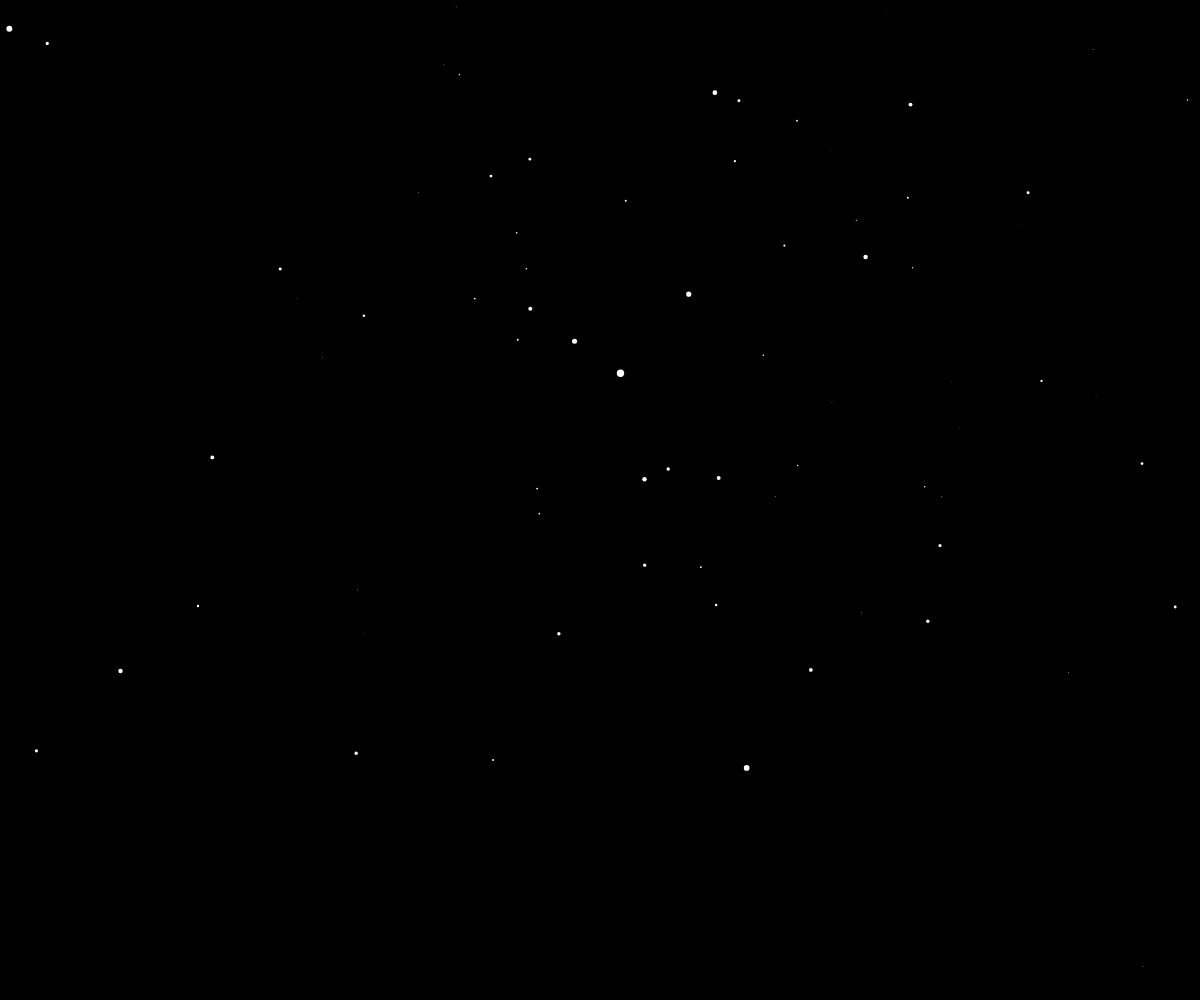
Frame 1 (no input)
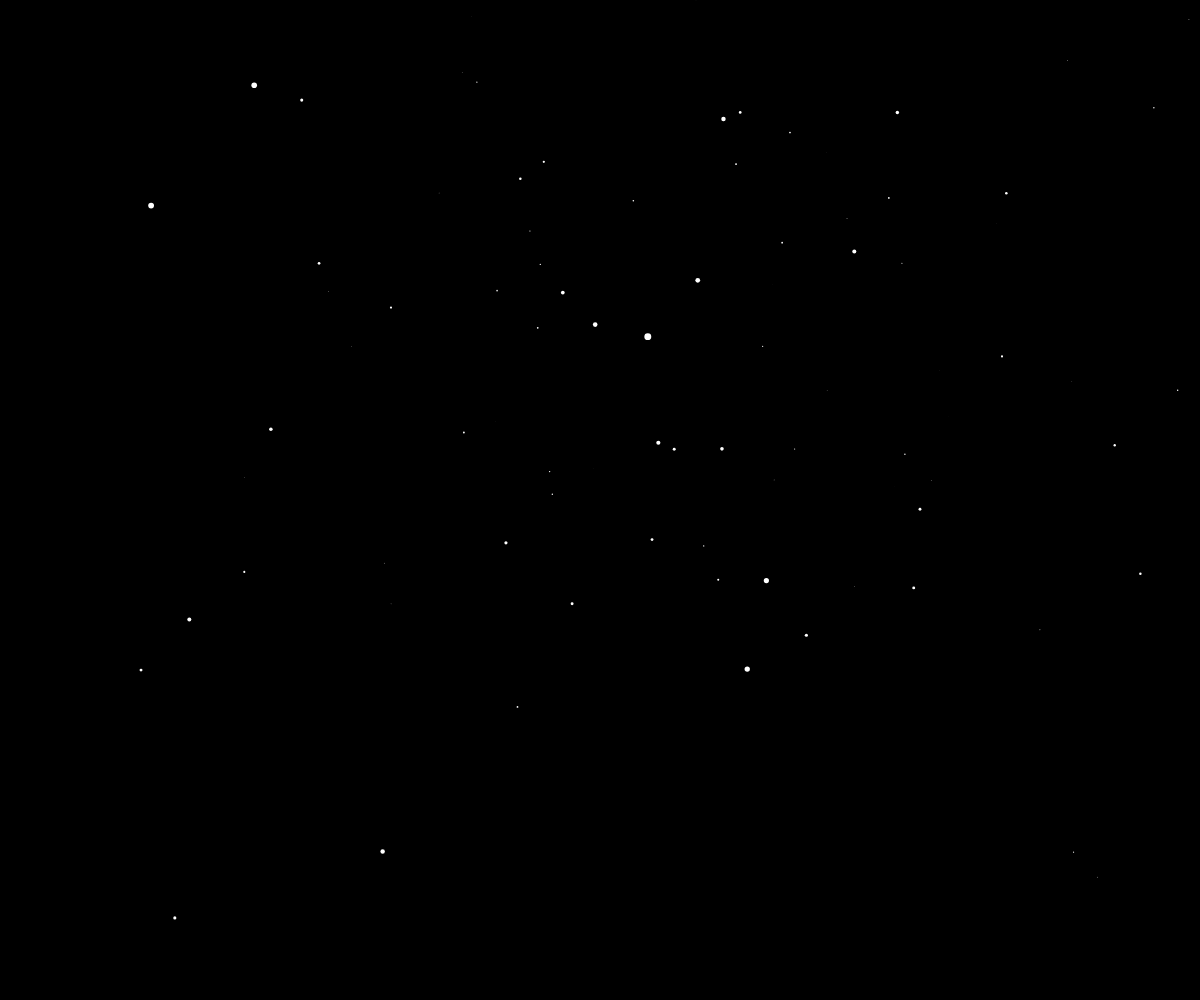
Frame 60 (no input)
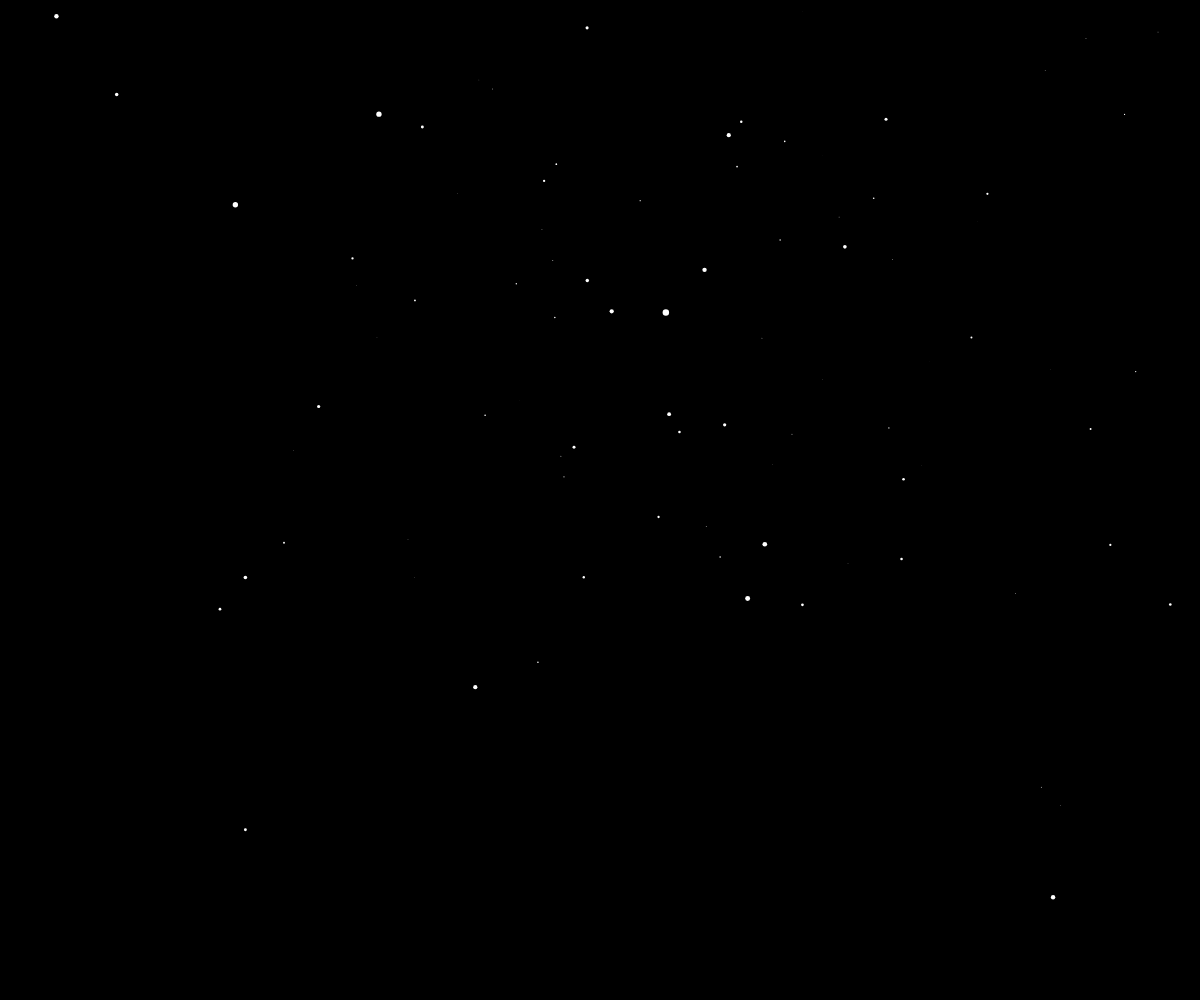
Frame 120 (the mouse pressed at the canvas centre since frame 60)

The p5.js sketch that drew these frames (run headless with seeded random() and noise() and a simulated clock; from frame 60 on, the mouse is pressed at the canvas centre):

// p5.js sketch
// ── sketch.js
let stars = []
wid = 1500
heig = 400
let starsNumber = parseInt(wid*heig/3000)
starsNumber = 200
// console.log(starsNumber)
let minSize = 0.5
let maxSize = 10
let minOpacity = 50
let maxOpacity = 200

function windowResized() {
  resizeCanvas(windowWidth, windowHeight)
}

function setup() {
	
	canvas = createCanvas(windowWidth, windowHeight)
  canvas.position(0,0,  'fixed')
  canvas.style('z-index', '-1')
  
	for (let i = 0; i < starsNumber; i++) {
		const temp = new Star()
		stars.push(temp)
	}
}

function draw() {
  
	translate(wid / 2, heig / 2)
	background('#000')
  
  fill(255)
	for (let i = 0; i < stars.length; i++) {
		stars[i].update(-1)
		stars[i].show()
	}
}

class Star {
  constructor() {
      this.x = random(-width / 2, width / 2)
      this.y = random(-width / 2, width / 2)
      this.z = random(0, width)

      this.r = 25 + random(-2, 3)
      this.isMiss = false
      
      this.randomSize = random(minSize, maxSize)
      this.rOpacity = map(this.randomSize, minSize, maxSize, minOpacity, maxOpacity)

	}

    update(speed) {
      this.z -= speed
      if (this.z >= width) {
          this.x = random(-width / 2, width / 2)
          this.y = random(-width / 2, width / 2)
          this.z = random(0, width)
          this.isMiss = false
      }
	}

	show() {
      fill(255)
      noStroke()
      const nowX = map(this.x / this.z, -1, 1, -width / 2, width / 2)
      const nowY = map(this.y / this.z, -1, 1, -width / 2, width / 2)
      if (!this.isMiss) {
          this.sx = nowX
          this.sy = nowY
          this.isMiss = true
      }
      const nowR = map(this.z, 0, width, this.randomSize, 0)
      ellipse(nowX, nowY, nowR, nowR)
      // ellipse(nowX, nowY, this.randomSize, this.randomSize)
      

	}
}


// ── index.css


.navbar {
    /* to make bulma navbar transparent */ 
    
    background-color: transparent !important;
    /* background-image: none ; */

    /* margin */
    margin-bottom: 0.5%;
}

.button {
    /* to make bulma navbar transparent */ 
    
    background-color: transparent !important;
    border-color: transparent !important;
    color: white !important;
}

.info {
    background-color: transparent !important;
    color: white !important;
}

.title {
    font-family: 'Caudex';font-size: 22px;
}

.body {
    font-family: 'Caudex';font-size: 22px;
}

.card {
    background-color: transparent !important;
    color: white !important;
}

.personInfo {
    padding: 1px !important;
    text-align: center !important;
    font-size: 12px !important;
}

.media-content {
    text-align: center !important;
}

.is-4 {
    font-size: 20px !important;
}

.emphasis {
    font-size: large;
}

// ── nav.css
.top-nav {
    display: flex;
    flex-direction: row;
    align-items: center;
    justify-content: space-between;
    /* W3C, IE 10+/ Edge, Firefox 16+, Chrome 26+, Opera 12+, Safari 7+ */
    color: #FFF;
    height: 50px;
    padding: 1em;
    margin-left: 2.5%;
    margin-right: 2.5%;
  }

li {
    color: white!important;
}

a{
    color: white !important;
}

  
  .menu {
    display: flex;
    flex-direction: row;
    list-style-type: none;
    margin: 0;
    padding: 0;
  }
  
  .menu > li {
    margin: 0 1rem;
    overflow: hidden;
  }
  
  .menu-button-container {
    display: none;
    height: 100%;
    width: 30px;
    cursor: pointer;
    flex-direction: column;
    justify-content: center;
    align-items: center;
  }
  
  #menu-toggle {
    display: none;
  }
  
  .menu-button,
  .menu-button::before,
  .menu-button::after {
    display: block;
    background-color: #fff;
    position: absolute;
    height: 4px;
    width: 30px;
    transition: transform 400ms cubic-bezier(0.23, 1, 0.32, 1);
    border-radius: 2px;
  }
  
  .menu-button::before {
    content: '';
    margin-top: -8px;
  }
  
  .menu-button::after {
    content: '';
    margin-top: 8px;
  }
  
  #menu-toggle:checked + .menu-button-container .menu-button::before {
    margin-top: 0px;
    transform: rotate(405deg);
  }
  
  #menu-toggle:checked + .menu-button-container .menu-button {
    background: rgba(255, 255, 255, 0);
  }
  
  #menu-toggle:checked + .menu-button-container .menu-button::after {
    margin-top: 0px;
    transform: rotate(-405deg);
  }
  
  @media (max-width: 700px) {
    .menu-button-container {
      display: flex;
    }
    .menu {
      position: absolute;
      top: 0;
      margin-top: 50px;
      left: 0;
      flex-direction: column;
      width: 100%;
      justify-content: center;
      align-items: center;
    }
    #menu-toggle ~ .menu li {
      height: 0;
      margin: 0;
      padding: 0;
      border: 0;
      transition: height 400ms cubic-bezier(0.23, 1, 0.32, 1);
    }
    #menu-toggle:checked ~ .menu li {
      border: 1px solid #333;
      height: 2.5em;
      padding: 0.5em;
      transition: height 400ms cubic-bezier(0.23, 1, 0.32, 1);
      z-index: 1000;
    }
    .menu > li {
      display: flex;
      justify-content: center;
      margin: 0;
      padding: 0.5em 0;
      width: 100%;
      color: white;
      background-color: #222;
    }

    .menu > li:not(:last-child) {
      border-bottom: 1px solid #444;
    }
}
